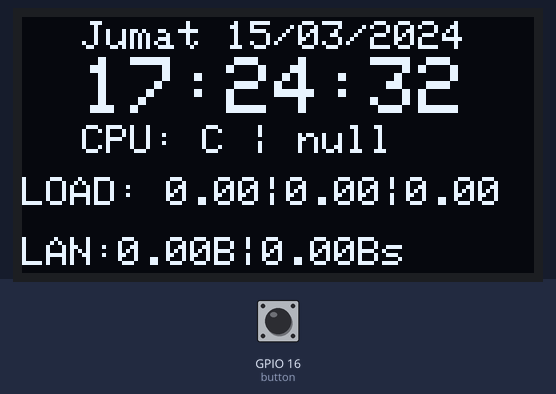
This sketch was run on a simulated ESP8266 (NodeMCU). Parts: 128×64 one-colour display. The inputs (shaded band) are chosen by the test bench; at power-on: GPIO 16 (button) LOW. WiFi joins after 1.5 s; servers stay silent unless stated; network time is answered at once with the bench clock; uploads are accepted with an empty reply; the local clock reads 2024-03-15 10:24:30 at power-on unless the sketch sets it; what the sketch prints to the serial monitor is not drawn.

Above: at 2.9 s.
3.0 s: GPIO 16 (button) pulled HIGH for 1.8 s
At 6.1 s:
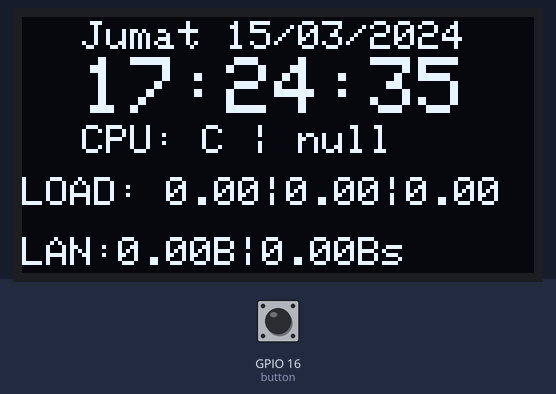
8.0 s: GPIO 16 (button) pulled HIGH for 1.8 s
At 12.5 s:
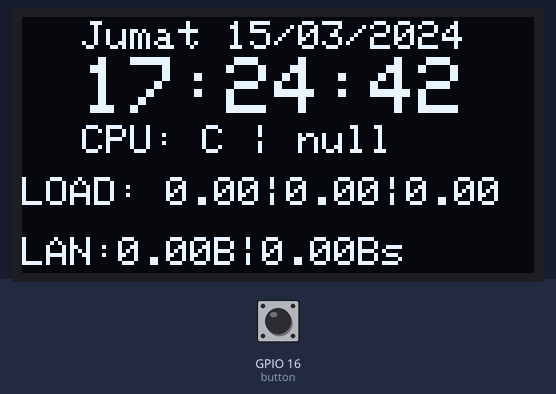
14.8 s: GPIO 16 (button) pulled HIGH for 3.2 s
At 25.4 s:
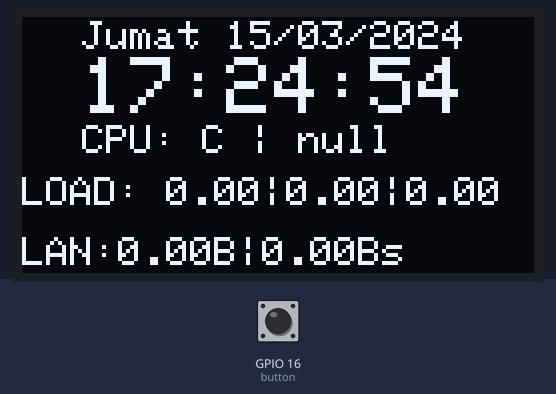
Timing chart, 0 to 26.9 s (numbered marks = the images above; inputs shaded):
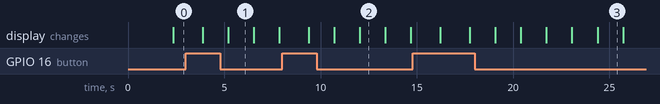

The sketch:

ESP8266_OLED_IMMORTAL.ino
```cpp
//coded by AsrofurRizqi
//testngoding1.0

#include <Adafruit_SSD1306.h>
#include <ESP8266WiFi.h>
#include <ESP8266HTTPClient.h>
#include <WiFiUdp.h>
#include <NTPClient.h>
#include <TimeLib.h>
#include <WiFiClient.h>
#define ARDUINOJSON_USE_LONG_LONG 1
#include <ArduinoJson.h>

#define SCREEN_WIDTH 128
#define SCREEN_HEIGHT 64

Adafruit_SSD1306 display(SCREEN_WIDTH, SCREEN_HEIGHT, &Wire, -1);

String token = "";
int load1,load2,load3;
long long tx = 0,rx =0;
long long lasttx,lastrx;
const int button = 16;
int state = 0;
const char *ssid     = "KURO_2G"; //change wifi ssid
const char *password = "WifiPewds"; //change wifi password
const char *server = "http://192.168.1.1/ubus"; //your openwrt ip
const char *reqtoken = "{\"jsonrpc\":\"2.0\",\"id\":\"1\",\"method\":\"call\",\"params\":\[\"00000000000000000000000000000000\",\"session\",\"login\",{\"username\": \"kuro\",\"password\": \"kuro\"}\]}"; //change ubus user and password(kuro/kuro) with your ubus user
String reqcpuinfo = "{\"jsonrpc\":\"2.0\",\"id\":\"1\",\"method\":\"call\",\"params\":\[\"token\",\"luci\",\"getCPUInfo\",{}\]}";
String reqsysinfo = "{\"jsonrpc\":\"2.0\",\"id\":\"1\",\"method\":\"call\",\"params\":\[\"token\",\"system\",\"info\",{}\]}";
String reqifaceinfo = "{\"jsonrpc\":\"2.0\",\"id\":\"1\",\"method\":\"call\",\"params\":\[\"token\",\"network.device\",\"status\",{\"name\":\"br-lan\"}\]}";
String reqcpuusage = "{\"jsonrpc\":\"2.0\",\"id\":\"1\",\"method\":\"call\",\"params\":\[\"token\",\"luci\",\"getCPUUsage\",{}\]}";
String filexec = "{\"jsonrpc\":\"2.0\",\"id\":\"1\",\"method\":\"call\",\"params\":\[\"token\",\"file\",\"exec\",{\"command\":\"reboot\",\"params\": []}\]}";

WiFiUDP ntpUDP;
NTPClient timeClient(ntpUDP);
HTTPClient http;
WiFiClient client;
int last_second;

void getToken(){
  DynamicJsonBuffer jsonBuffer;
  String payload = "{}";
  http.begin(client, server);
  http.addHeader("Content-Type", "application/json");
  int httpRes = http.POST(reqtoken);
  if (httpRes == 200) {
    Serial.print("Response token: ");
    Serial.println(httpRes);
    payload = http.getString();
  }
  else {
    Serial.print("Error code: ");
    Serial.println(httpRes);
  }
  JsonObject& root = jsonBuffer.parseObject(payload);
  JsonObject& result_1 = root["result"][1];
  const char* ubus_rpc_session = result_1["ubus_rpc_session"];
  // Free resources
  http.end();
  token = ubus_rpc_session;
  reqcpuinfo.replace("token",token);
  reqsysinfo.replace("token",token);
  reqifaceinfo.replace("token",token);
  reqcpuusage.replace("token",token);
  filexec.replace("token",token);
  jsonBuffer.clear();
  return;
}
String getCPUTemp(){
  DynamicJsonBuffer jsonBuffer1;
  String payload = "{}";
  String temp = "";
  http.begin(client, server);
  http.addHeader("Content-Type", "application/json");
  int httpRes = http.POST(reqcpuinfo);
  if (httpRes == 200) {
    Serial.print("Response1: ");
    Serial.println(httpRes);
    payload = http.getString();
    JsonObject& root1 = jsonBuffer1.parseObject(payload);
    if(root1["error"]["code"] == -32002){
      getToken();
    }else{
      String info = root1["result"][1]["cpuinfo"];
      int indexdata = info.indexOf("°C") - 4;
      temp = info.substring(indexdata,indexdata+4);
    }
  }
  else {
    Serial.print("Error code: ");
    Serial.println(httpRes);
  }
  // Free resources
  jsonBuffer1.clear();
  http.end();
  return temp;
}
String getCPUUsage(){
  DynamicJsonBuffer jsonBuffer4;
  String payload = "{}";
  String info;
  http.begin(client, server);
  http.addHeader("Content-Type", "application/json");
  int httpRes = http.POST(reqcpuusage);
  if (httpRes == 200) {
    Serial.print("Response2: ");
    Serial.println(httpRes);
    payload = http.getString();
    JsonObject& root1 = jsonBuffer4.parseObject(payload);
    if(root1["error"]["code"] == -32002){
      getToken();
    }else{
      String data = root1["result"][1]["cpuusage"];
      info = data;
    }
  }
  else {
    Serial.print("Error code: ");
    Serial.println(httpRes);
  }
  // Free resources
  jsonBuffer4.clear();
  http.end();
  return info;
}
void getSYSInfo(){
  DynamicJsonBuffer jsonBuffer2;
  String payload = "{}";
  http.begin(client, server);
  http.addHeader("Content-Type", "application/json");
  int httpRes = http.POST(reqsysinfo);
  if (httpRes == 200) {
    Serial.print("Response3: ");
    Serial.println(httpRes);
    payload = http.getString();
    JsonObject& root1 = jsonBuffer2.parseObject(payload);
    if(root1["error"]["code"] == -32002){
      getToken();
    }else{
      JsonObject& data = root1["result"][1];
      JsonArray& data1  = data["load"];
      load1 = data1[0];
      load2 = data1[1];
      load3 = data1[2];
    }
  }
  else {
    Serial.print("Error code: ");
    Serial.println(httpRes);
  }
  // Free resources
  jsonBuffer2.clear();
  http.end();
  return;
}
void getIfaceData(){
  DynamicJsonBuffer jsonBuffer3;
  String payload = "{}";
  http.begin(client, server);
  http.addHeader("Content-Type", "application/json");
  int httpRes = http.POST(reqifaceinfo);
  if (httpRes == 200) {
    Serial.print("Response4: ");
    Serial.println(httpRes);
    payload = http.getString();
    JsonObject& root1 = jsonBuffer3.parseObject(payload);
    if(root1["error"]["code"] == -32002){
      getToken();
    }else{
      JsonObject& data = root1["result"][1]["statistics"];
      long long data1 = data["tx_bytes"];
      long long data2 = data["rx_bytes"];
      lasttx = data1 - tx;
      lastrx = data2 - rx;
      tx = data1;
      rx = data2;
    }
  }
  else {
    Serial.print("Error code: ");
    Serial.println(httpRes);
  }
  // Free resources
  jsonBuffer3.clear();
  http.end();
  return;
}
void buttonCommand(){
  DynamicJsonBuffer jsonBuffer5;
  String payload = "{}";
  http.begin(client, server);
  http.addHeader("Content-Type", "application/json");
  int httpRes = http.POST(filexec);
  if (httpRes == 200) {
    Serial.print("Response5: ");
    Serial.println(httpRes);
    payload = http.getString();
    JsonObject& root1 = jsonBuffer5.parseObject(payload);
    if(root1["error"]["code"] == -32002){
      getToken();
    }
  }
  else {
    Serial.print("Error code: ");
    Serial.println(httpRes);
  }
  // Free resources
  jsonBuffer5.clear();
  http.end();
  return;
}
String FormatBytes(double bytes){
  double datas = bytes;
  String orders[] = { "B", "KB", "MB", "GB", "TB" };
  int order = 0;
  while (datas >= 1024 && order < sizeof(orders) - 1) {
    order++;
    datas = datas/1024;
  }
  String result = String(datas) + orders[order];
  return result;
}

void setup() {
  Serial.begin(115200);
  WiFi.begin(ssid, password);

  timeClient.begin();
  pinMode(button, INPUT);

  display.begin(SSD1306_SWITCHCAPVCC, 0x3C);
  display.clearDisplay();

  display.setTextSize(1);
  display.setTextColor(WHITE);
  display.setCursor(15, 1);
  display.println("Senin 19/9/2022");

  display.setTextSize(2);
  display.setCursor(5, 10);
  display.println("Display ON");

  display.display();
}

void loop() {
  if(WiFi.status() == WL_CONNECTED){
    //time ntp
    if(!timeClient.update()){
      timeClient.forceUpdate();
    }
    //cpu temp & usage
    String temp = "CPU: " + getCPUTemp() +"C | "+getCPUUsage();
    Serial.println(temp);

    //cpu load
    getSYSInfo();
    double load4 = load1 / 65536.0;
    double load5 = load2 / 65536.0;
    double load6 = load3 / 65536.0;

    //interface bandwitdh
    getIfaceData();
    String pemakaian = "LAN:"+ FormatBytes(tx+rx) + "|" + FormatBytes(lasttx)+"s";
    unsigned long rawTime = timeClient.getEpochTime() + 25200;

    //button state
    state = digitalRead(button);
    if(state == HIGH){
        Serial.println("Button Pressed");
        buttonCommand();
    }

    if (rawTime != last_second){
    time_t t = rawTime;

    int jam = hour(t);
    String jamStr = jam < 10 ? "0" + String(jam) : String(jam);
    int menit = minute(t);
    String menitStr = menit < 10 ? "0" + String(menit) : String(menit);
    int detik = second(t);
    String detikStr = detik < 10 ? "0" + String(detik) : String(detik);

    String hari;
    switch (weekday(t)){
      case 1 :
        hari = "Minggu";
        break;
      case 2 :
        hari = "Senin";
        break;
      case 3 :
        hari = "Selasa";
        break;
      case 4 :
        hari = "Rabu";
        break;
      case 5 :
        hari = "Kamis";
        break;
      case 6 :
        hari = "Jumat";
        break;
      case 7 :
        hari = "Sabtu";
        break;
      }
    int tgl = day(t);
    String tglStr = tgl < 10 ? "0" + String(tgl) : String(tgl);
    int bln = month(t);
    String blnStr = bln < 10 ? "0" + String(bln) : String(bln);
    int thn = year(t);
    String thnStr = String(thn);

    String tanggal = hari + " " + tglStr + "/" + blnStr + "/" + thnStr;
    String waktu = jamStr + ":" + menitStr + ":" + detikStr;

    String load = "LOAD: " + String(load4) + "|" + String(load5) + "|" + String(load6);

    Serial.println(waktu);
    display.clearDisplay();

    display.setTextSize(1);
    display.setCursor(15, 1);
    display.println(tanggal);

    display.setTextSize(2);
    display.setCursor(15, 10);
    display.println(waktu);

    display.setTextSize(1);
    display.setCursor(15, 27);
    display.println(temp);

    display.setTextSize(1);
    display.setCursor(0, 40);
    display.println(load);

    display.setTextSize(1);
    display.setCursor(0, 55);
    display.println(pemakaian);

    display.display();
    delay(500);
    last_second = rawTime;
    }
  }else {
    Serial.println("Wifi Not Connected");
  }
}
```

Measured:
- what the display in image 1 shows lasts 1.3 s, from 5.2 s to 6.5 s
